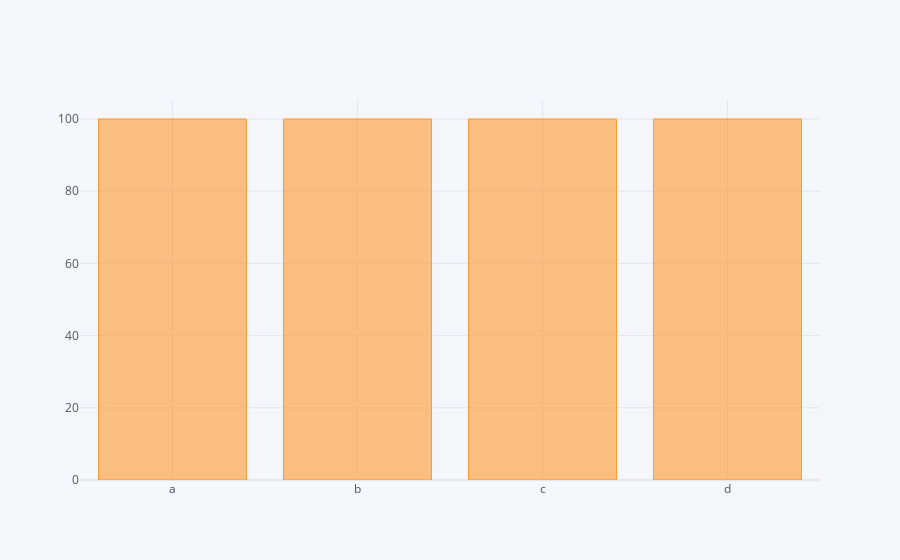

Here is the notebook cell this chart was saved with:
### Code cell
df.count().iplot(kind = 'bar')

### Figure 1 — Plotly figure (JSON) as saved in the notebook; plotly's stock layout.template omitted (floating-point values rounded to 4 significant figures)
{"data": [{"marker": {"color": "rgba(255, 153, 51, 0.6)", "line": {"color": "rgba(255, 153, 51, 1.0)", "width": 1}}, "name": "None", "orientation": "v", "text": "", "x": ["a", "b", "c", "d"], "y": [100, 100, 100, 100], "type": "bar"}], "layout": {"legend": {"bgcolor": "#F5F6F9", "font": {"color": "#4D5663"}}, "paper_bgcolor": "#F5F6F9", "plot_bgcolor": "#F5F6F9", "title": {"font": {"color": "#4D5663"}}, "xaxis": {"gridcolor": "#E1E5ED", "showgrid": true, "tickfont": {"color": "#4D5663"}, "title": {"font": {"color": "#4D5663"}, "text": ""}, "zerolinecolor": "#E1E5ED"}, "yaxis": {"gridcolor": "#E1E5ED", "showgrid": true, "tickfont": {"color": "#4D5663"}, "title": {"font": {"color": "#4D5663"}, "text": ""}, "zerolinecolor": "#E1E5ED"}}}
